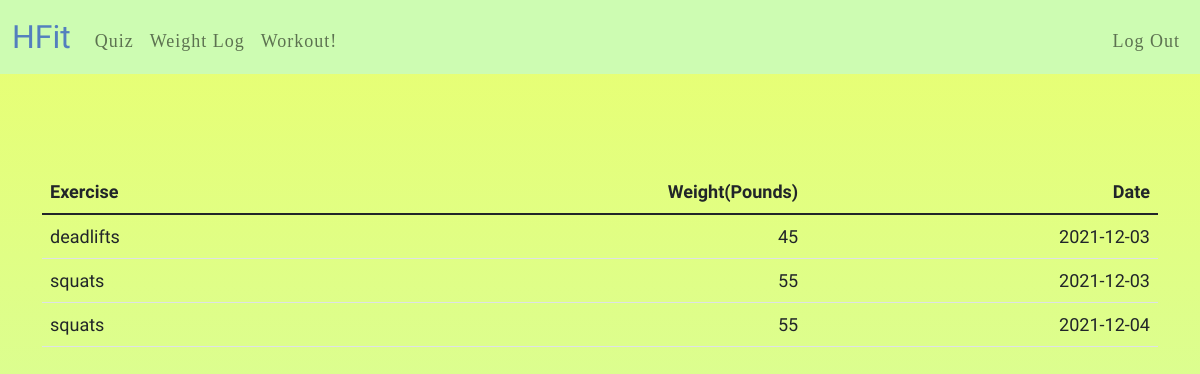
The app's page /weight-log (signed in) with its own data.
### tables this page shows
CREATE TABLE "weightLog" (
	"id"	INTEGER UNIQUE,
	"userId"	INTEGER NOT NULL,
	"exercise"	TEXT NOT NULL,
	"weight"	NUMERIC NOT NULL,
	"date"	NUMERIC NOT NULL,
	PRIMARY KEY("id" AUTOINCREMENT)
);

### app.py (the view)
@app.route("/weight-log")
def weightLog():
    logs= db.execute("SELECT exercise, weight, date FROM weightLog WHERE userId=?", session['user_id'])
    return render_template ("weight-log.html", logs=logs)

### templates/weight-log.html (shortened to what this page needs)
{% extends "homepage.html" %}
{% block main %}
<main class="container py-5 text-center">
    <table class = "table tablestriped">
        <thead>
            <tr>
                <th class="text-start">Exercise</th>
                <th class="text-end">Weight(Pounds)</th>
                <th class="text-end">Date</th>
            </tr>
        </head>
        <tbody>
            {% for log in logs %}
            <tr>
                <td class="text-start">{{log['exercise']}}</td>
                <td class="text-end">{{log['weight']}}</td>
                <td class="text-end">{{log['date']}}</td>
            </tr>
            {% endfor%}
        </tbody>
    </table>
</main>
{% endblock %}

### static/styles.css (style rules this page uses)
html, body { background-repeat:no-repeat; background-image: -webkit-gradient(linear, left top, left bottom, from(#e9ff70), to(#cdfcb2)); background-attachment:fixed; }
.font { font-family: 'Gamja Flower', cursive; font-size: large; }

### records on screen
weightLog: exercise "deadlifts", weight "45", date "2021-12-03"
weightLog: exercise "squats", weight "55", date "2021-12-03"
weightLog: exercise "squats", weight "55", date "2021-12-04"
